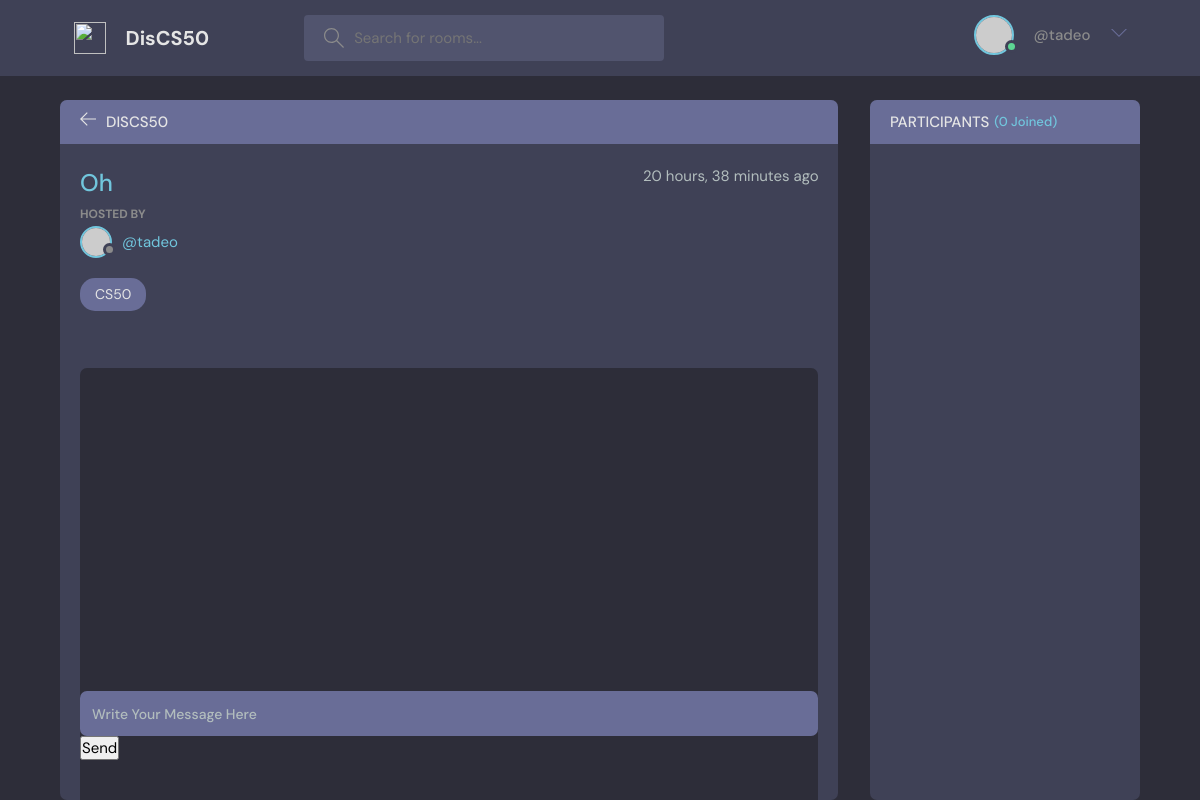
Page /room/13 (signed in) on the committed database.
### baseApp/models.py (models this page shows, shortened)
class Room(models.Model):
    host = models.ForeignKey(User, on_delete=models.SET_NULL, null=True)
    topic = models.ForeignKey(Topic, on_delete=models.SET_NULL, null=True)
    participants = models.ManyToManyField(User, related_name='participants', blank=True)
    room_name = models.CharField(max_length=200)
    room_description = models.TextField(null=True, blank=True)
    updated_time = models.DateTimeField(auto_now=True)
    created_time = models.DateTimeField(auto_now_add=True)
    class Meta:
        ordering = ['-updated_time', '-created_time']

class Topic(models.Model):
    topic_name = models.CharField(max_length=200)

### baseApp/views.py (the view)
# urls.py: path('room/<str:pk>', views.room, name='Room_Path'),
def room(request, pk):
    loggedIn_user = request.user
    room = Room.objects.get(id = pk)
    room_messages = room.message_set.all()
    participants = room.participants.all()
    if request.method == 'POST':
        msg = Message(user=loggedIn_user, room = room, message_body= request.POST.get('messageBody'))
        msg.save()
        room.participants.add(request.user)
        return redirect('Room_Path', pk = room.id)
    selectDict = { 'room' : room, 'room_messages':room_messages, 'participants':participants}
    return render(request, 'baseApp/room.html', selectDict)

### baseApp/templates/baseApp/room.html (shortened to what this page needs)
{% extends "baseApp/main.html" %}
{% block body %}
<main class="profile-page layout layout--2">
  <div class="container">
    <div class="room">
      <div class="room__top">
        <div class="room__topLeft">
          <a href="{% url 'Home_Path' %}">
            <svg xmlns="http://www.w3.org/2000/svg" width="32" height="32" viewBox="0 0 32 32">
              <title>arrow-left</title>
              <path d="M13.723 2.286l-13.723 13.714 13.719 13.714 1.616-1.611-10.96-10.96h27.625v-2.286h-27.625l10.965-10.965-1.616-1.607z"></path>
            </svg>
          </a>
          <h3>DisCS50</h3>
        </div>
      </div>
      <div class="room__box scroll">
        <div class="room__header scroll">
          <div class="room__info">
            <h3>{{ room.room_name }}</h3>
            <span>{{ room.created_time|timesince }} ago</span>
          </div>
          <div class="room__hosted">
            <p>Hosted By</p>
            <a href="{% url 'User_Profile_Path' room.host.id %}" class="room__author">
              <div class="avatar avatar--small">
                <img src="https://randomuser.me/api/portraits/men/37.jpg" />
              </div>
              <span>@{{ room.host.username }}</span>
            </a>
          </div>
          <span class="room__topics">{{ room.topic.topic_name }}</span>
        </div>
        <div class="room__conversation">
          <div class="threads scroll" id="chat-messages">
          </div>
        </div>
      </div>
      {% if request.user.is_authenticated %}
      <div class="room__message">
        <form id="chat-form">
          <input id="chat-message-input" type="text" name="messageBody" placeholder="Write Your Message Here" />
          <button type="submit">Send</button>
        </form>
      </div>
      {% endif %}
    </div>
    <div class="participants">
      <h3 class="participants__top">
        Participants <span id="participant-count">(0 Joined)</span>
      </h3>
      <div class="participants__list scroll" id="participants-list">
      </div>
    </div>
  </div>
</main>
{% endblock %}

### baseApp/templates/baseApp/navbar.html (shortened to what this page needs)
{% load static %}
<header class="header header--loggedIn">
  <div class="container">
    <a href="{% url 'Home_Path' %}" class="header__logo">
      <img src="{% static 'baseApp/Images/cs50-black.png' %}" />
      <h1>DisCS50</h1>
    </a>
    <form method="get" action="{% url 'Home_Path' %}" class="header__search">
      <label>
        <input type="text" name="q" placeholder="Search for rooms..." />
      </label>
    </form>
    <nav class="header__menu">
      {% if user.is_authenticated %}
      <div class="header__user">
        <a href="{% url 'User_Profile_Path' user.id %}">
          <div class="avatar avatar--medium active">
            <img src="https://randomuser.me/api/portraits/men/37.jpg" />
          </div>
          <p> {{user.first_name}} {{user.last_name}} <span><a href="{% url 'User_Profile_Path' user.id  %}"> @{{user.username}} </a></span></p>
        </a>
        <button class="dropdown-button">
          <svg
            version="1.1"
            xmlns="http://www.w3.org/2000/svg"
            width="32"
            height="32"
            viewBox="0 0 32 32"
          >
            <title>chevron-down</title>
            <path d="M16 21l-13-13h-3l16 16 16-16h-3l-13 13z"></path>
          </svg>
        </button>
      </div>
      {% else %}
      <a href="{% url 'signIn_Path' %}"> <img src="{% static 'baseApp/Images/avatar.svg' %}" /> <p>Login</p> </a>
      {% endif %}
    </nav>
  </div>
</header>

### rows in the picture
Room: room_name "Oh", created_time "20 hours, 38 minutes", host.username "tadeo", topic.topic_name "CS50"

### other values in the picture
{{ user.username }} "tadeo"
